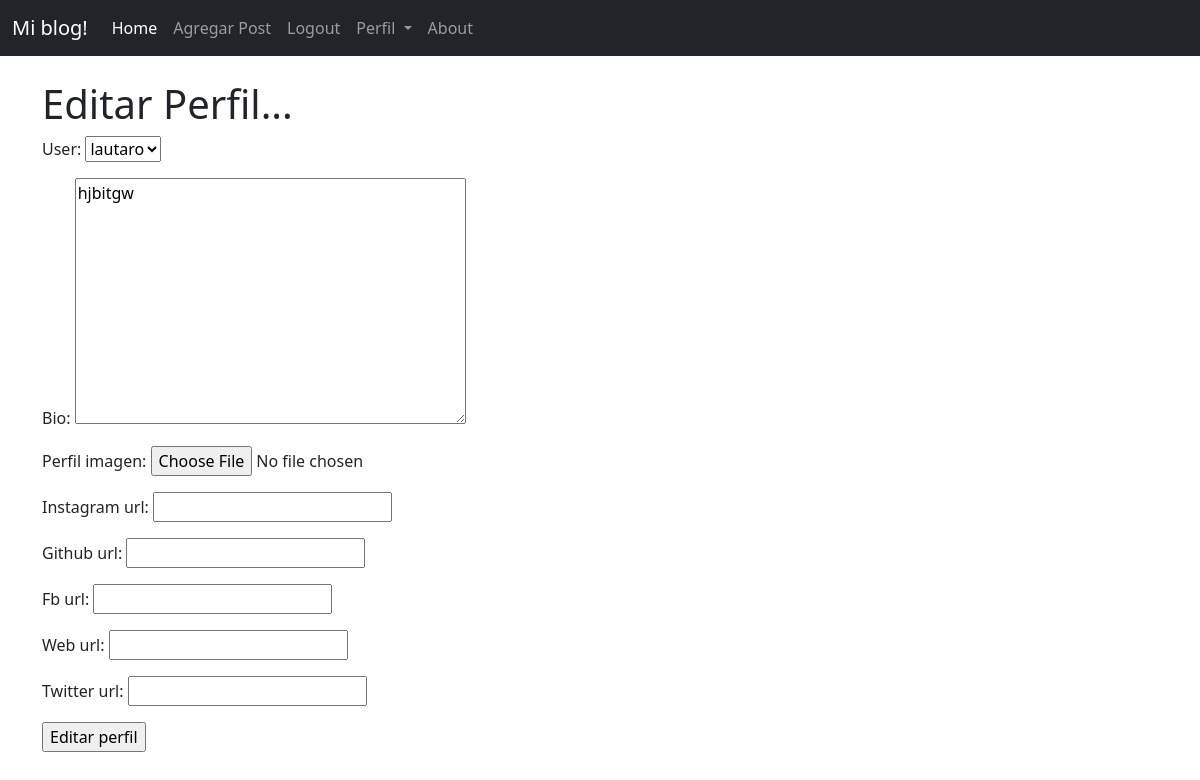
The page /appblog2/11/edit_perfil_page/ (signed in) on the database as committed earlier.
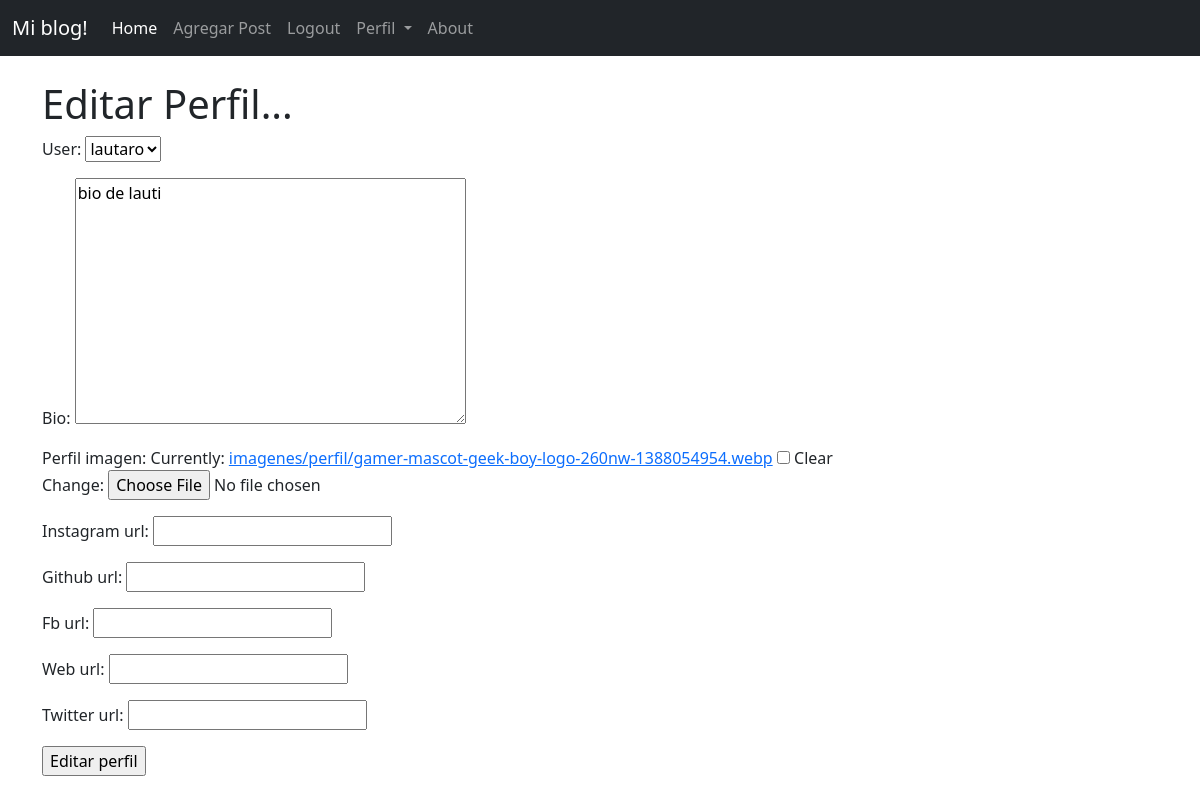
The same page on the database as committed later.
### appblog/models.py (models this page shows, shortened)
class Perfil(models.Model):
    user = models.OneToOneField(User, null=True, on_delete=models.CASCADE)
    bio = models.TextField()
    perfil_imagen = models.ImageField(null=True, blank=True, upload_to="imagenes/perfil/")
    Instagram_url = models.CharField(max_length=255, null=True, blank=True)
    github_url =  models.CharField(max_length=255, null=True, blank=True)
    fb_url = models.CharField(max_length=255, null=True, blank=True)
    web_url =  models.CharField(max_length=255, null=True, blank=True)
    Twitter_url = models.CharField(max_length=255, null=True, blank=True)

### appblog2/views.py (the view)
# urls.py: path('<pk>/edit_perfil_page/', EditProfilePageView.as_view(), name='edit_profile_page'),
class EditProfilePageView(generic.UpdateView):
    model = Perfil
    template_name = 'registration/edit_profile_page.html'
    fields = ['user', 'bio', 'perfil_imagen', 'Instagram_url', 'github_url', 'fb_url', 'web_url', 'Twitter_url']
    success_url = reverse_lazy('inicio')

### appblog2/templates/registration/edit_profile_page.html (shortened to what this page needs)
{% extends 'appblog/base.html' %}
{% block contenido %}
{% if request.user.is_authenticated %}
    <h1> Editar Perfil... </h1>
    <form method="post" enctype="multipart/form-data">
    {{form.as_p }}
    <input type="submit" value="Editar perfil">
    </form>
    </div>
{% else %}
No has iniciado sesion
{% endif %}
{% endblock %}

Rows that differ between the two databases and show on the page:
changed Perfil "lautaro": bio "hjbitgw" → "bio de lauti"
Other text that changed with them:
form field as_p: (not shown) → "☐"
text no longer shown: "User: Bio: Perfil imagen: Instagram url: Github url: Fb url: Web url: Twitter url:"
text now shown: "User: Bio: Perfil imagen: Currently: imagenes/perfil/gamer-mascot-geek-boy-logo-260nw-1388054954.webp Clear Change: Instagram url: Github url: Fb url: Web url: Twitter url:"
